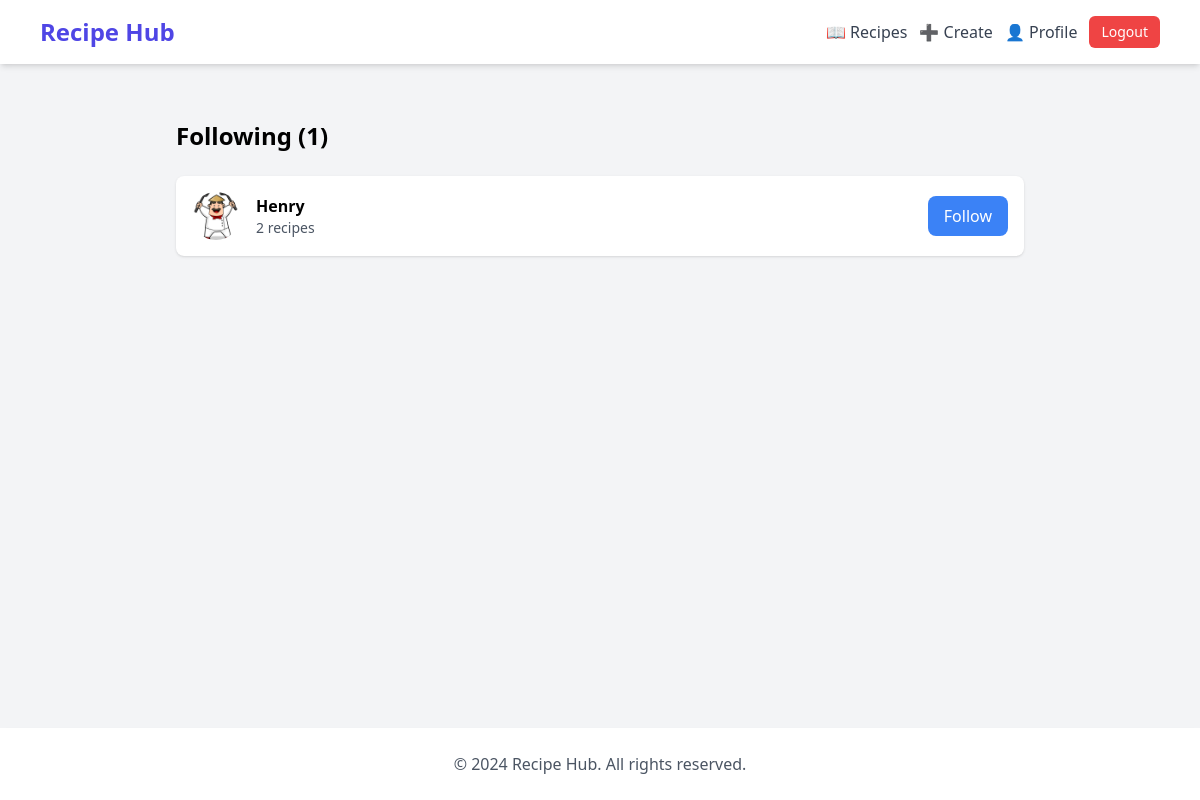
/user/1/following/ (signed in), run on the app's committed database.
### recipe_web/models.py (models this page shows, shortened)
class User(AbstractUser):
    email = models.EmailField(unique=True)
    bio = models.TextField(max_length=500, blank=True)
    profile_picture = models.ImageField(upload_to='profile_pictures/', blank=True, null=True)
    following = models.ManyToManyField('self', symmetrical=False, related_name='followers', blank=True)

### recipe_web/views.py (the view)
# urls.py: path("user/<int:pk>/following/", views.following_list, name="following_list"),
@login_required
def following_list(request, pk):
    user = get_object_or_404(User, pk=pk)
    following = user.following.all()
    return render(
        request,
        "recipe_web/following.html",
        {"profile_user": user, "following": following},
    )

### recipe_web/templates/recipe_web/following.html (shortened to what this page needs)
{% extends 'recipe_web/base.html' %}
{% block content %}
<div class="max-w-4xl mx-auto p-6">
    <h2 class="text-2xl font-bold mb-6">Following ({{ following.count }})</h2>
    <div class="space-y-4">
        {% for followed_user in following %}
            <div class="bg-white p-4 rounded-lg shadow flex items-center justify-between">
                <div class="flex items-center space-x-4">
                    {% if followed_user.profile_picture %}
                        <img src="{{ followed_user.profile_picture.url }}" alt="{{ followed_user.username }}"
                             class="w-12 h-12 rounded-full object-cover">
                    {% else %}
                        <div class="w-12 h-12 rounded-full bg-gray-200 flex items-center justify-center">
                            <span class="text-gray-500 text-xl">{{ followed_user.username|first|upper }}</span>
                        </div>
                    {% endif %}
                    <div>
                        <a href="{% url 'user_profile' pk=followed_user.pk %}" class="font-semibold hover:text-blue-600">
                            {{ followed_user.username }}
                        </a>
                        <p class="text-sm text-gray-600">{{ followed_user.recipes.count }} recipes</p>
                    </div>
                </div>
                <form method="POST" action="{% url 'toggle_follow' pk=followed_user.pk %}" class="inline">
                    <button type="submit"
                            class="px-4 py-2 rounded-lg {% if followed_user in user.following.all %}bg-gray-500{% else %}bg-blue-500{% endif %} text-white">
                        {% if followed_user in user.following.all %}Unfollow{% else %}Follow{% endif %}
                    </button>
                </form>
            </div>
        {% empty %}
            <p class="text-gray-600 text-center">Not following anyone yet</p>
        {% endfor %}
    </div>
</div>
{% endblock %}

### data on the page
User: profile_picture (picture), username "Henry", recipes.count "2", shows "Follow"

### other printed values
{{ following.count }} "1"
